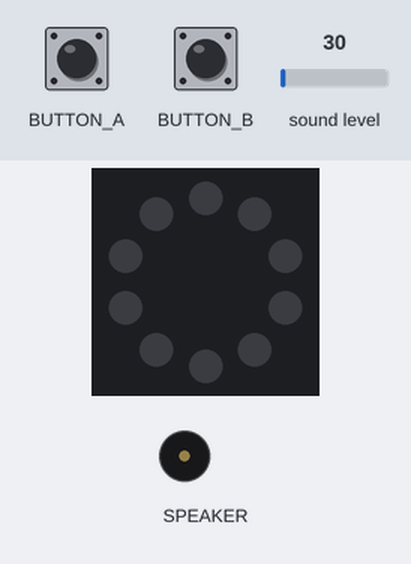
The program below on a simulated Circuit Playground running CircuitPython. Shown: the board's ring of 10 RGB LEDs (number 0 left of the top, counting anticlockwise), buzzer (waves = sounding). The inputs (shaded band) are chosen by the test bench; at power-on: sound level 30. Dim RGB values are drawn brighter than linear; audio playback is drawn as a buzzer.

Above: at 1.2 s.
1.3 s: sound level set to 240
2.8 s: sound level set to 265
At 3.9 s:
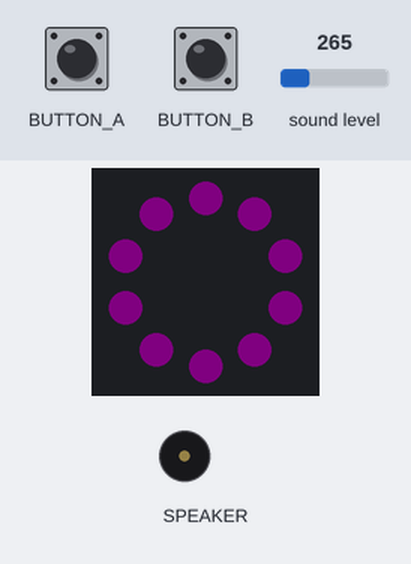
4.3 s: button A pressed for 3.2 s
At 5.2 s:
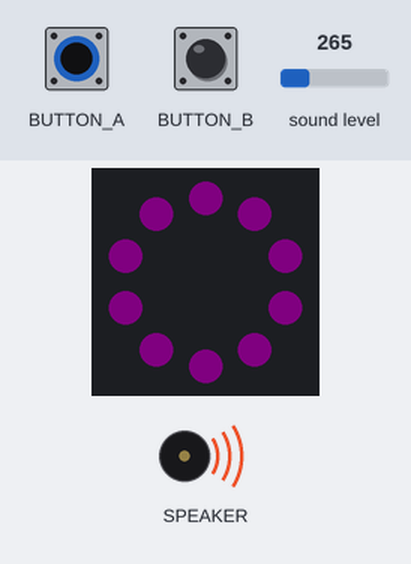
9.4 s: button B pressed for 3.2 s
At 10.3 s:
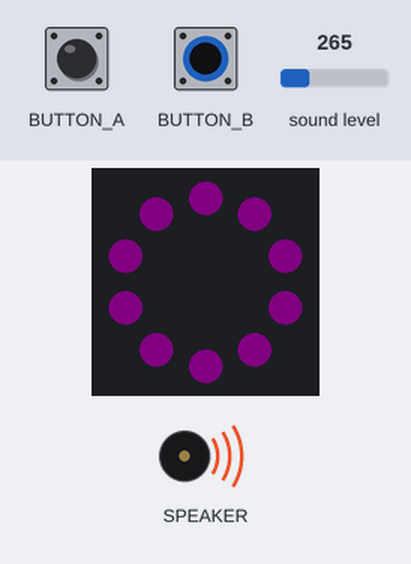
Timing chart, 0 to 14.5 s (numbered marks = the images above; inputs shaded):
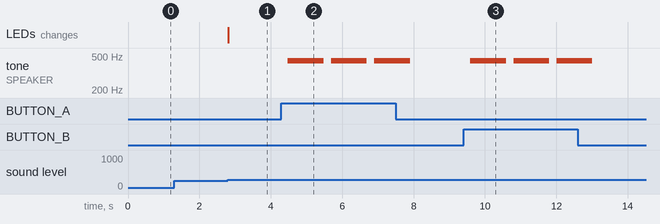

The program:

play-sound.py
```python
from adafruit_circuitplayground import cp
import time

cp.pixels.brightness = 0.1

while True:
    if cp.button_a:
        cp.play_mp3("radio-tune.mp3")
    if cp.button_b:
        cp.play_mp3("punch.mp3")
    if cp.loud_sound(sound_threshold = 250):
        cp.pixels.fill((50, 0, 50))
        time.sleep(0.2)
    else:
        cp.pixels.fill((0, 0, 0))
```

Measured:
- the behaviour switches between 250 and 251 on sound level (found by bisection; images 0 and 1)
- after the input at 1.3 s, every drawn part: stays the same
- after the input at 2.8 s, the LEDs: change at once (image 1)
- after the input at 4.3 s, tone on SPEAKER: alternates 440 Hz for 1.0 s and silent for 0.21 s, starting after 0.18 s
- after the input at 9.4 s, tone on SPEAKER: alternates 440 Hz for 1.0 s and silent for 0.21 s, 6 changes in all, then stays silent, starting after 0.19 s
